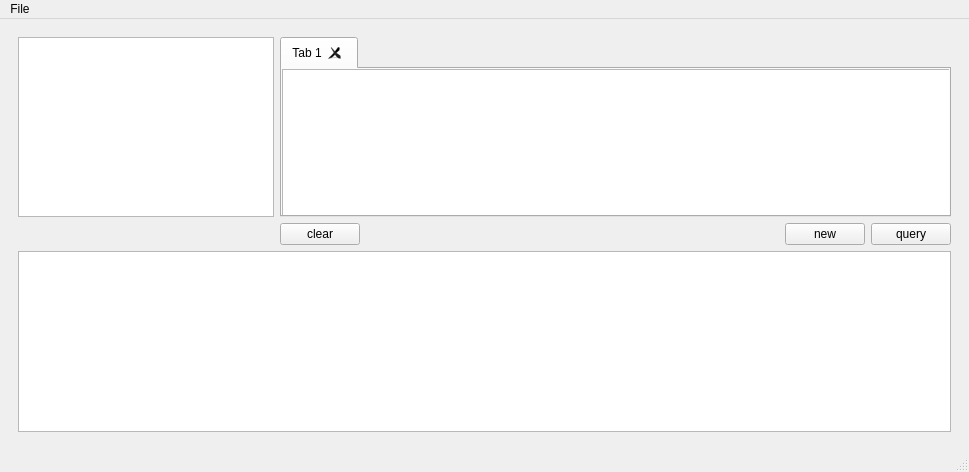
<?xml version="1.0" encoding="UTF-8"?>
<ui version="4.0">
 <class>MainWindow</class>
 <widget class="QMainWindow" name="MainWindow">
  <property name="geometry">
   <rect>
    <x>0</x>
    <y>0</y>
    <width>969</width>
    <height>472</height>
   </rect>
  </property>
  <property name="windowTitle">
   <string>MainWindow</string>
  </property>
  <widget class="QWidget" name="centralwidget">
   <layout class="QHBoxLayout" name="horizontalLayout_6">
    <item>
     <widget class="QWidget" name="widget" native="true">
      <layout class="QVBoxLayout" name="verticalLayout_4">
       <item>
        <layout class="QFormLayout" name="formLayout">
         <property name="fieldGrowthPolicy">
          <enum>QFormLayout::AllNonFixedFieldsGrow</enum>
         </property>
         <item row="0" column="0">
          <widget class="QListView" name="listView"/>
         </item>
         <item row="0" column="1">
          <widget class="QTabWidget" name="tabWidget">
           <property name="currentIndex">
            <number>0</number>
           </property>
           <property name="tabsClosable">
            <bool>true</bool>
           </property>
           <widget class="QWidget" name="tab_9">
            <attribute name="title">
             <string>Tab 1</string>
            </attribute>
            <widget class="QPlainTextEdit" name="plainTextEdit">
             <property name="geometry">
              <rect>
               <x>0</x>
               <y>0</y>
               <width>711</width>
               <height>161</height>
              </rect>
             </property>
            </widget>
           </widget>
          </widget>
         </item>
         <item row="1" column="1">
          <layout class="QHBoxLayout" name="horizontalLayout_5">
           <item>
            <widget class="QPushButton" name="clear_button">
             <property name="text">
              <string>clear</string>
             </property>
            </widget>
           </item>
           <item>
            <spacer name="horizontalSpacer">
             <property name="orientation">
              <enum>Qt::Horizontal</enum>
             </property>
             <property name="sizeHint" stdset="0">
              <size>
               <width>40</width>
               <height>20</height>
              </size>
             </property>
            </spacer>
           </item>
           <item>
            <widget class="QPushButton" name="new_button">
             <property name="text">
              <string>new</string>
             </property>
            </widget>
           </item>
           <item>
            <widget class="QPushButton" name="query_button">
             <property name="text">
              <string>query</string>
             </property>
            </widget>
           </item>
          </layout>
         </item>
         <item row="2" column="0" colspan="2">
          <widget class="QTableWidget" name="tableWidget"/>
         </item>
        </layout>
       </item>
      </layout>
     </widget>
    </item>
   </layout>
  </widget>
  <widget class="QMenuBar" name="menubar">
   <property name="geometry">
    <rect>
     <x>0</x>
     <y>0</y>
     <width>969</width>
     <height>25</height>
    </rect>
   </property>
   <widget class="QMenu" name="menuFile">
    <property name="title">
     <string>File</string>
    </property>
    <addaction name="actionServers"/>
    <addaction name="actionNew_server"/>
   </widget>
   <addaction name="menuFile"/>
  </widget>
  <widget class="QStatusBar" name="statusbar"/>
  <action name="actionServers">
   <property name="text">
    <string>servers</string>
   </property>
  </action>
  <action name="actionNew_server">
   <property name="text">
    <string>new server</string>
   </property>
  </action>
 </widget>
 <resources/>
 <connections/>
</ui>
